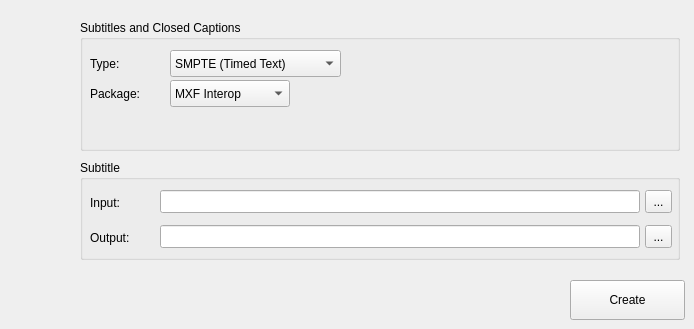
        <widget class="QWidget" name="subTab">
         <attribute name="title">
          <string>Subtitles</string>
         </attribute>
         <widget class="QGroupBox" name="subtitleGroupBox">
          <property name="geometry">
           <rect>
            <x>80</x>
            <y>20</y>
            <width>600</width>
            <height>131</height>
           </rect>
          </property>
          <property name="title">
           <string>Subtitles and Closed Captions</string>
          </property>
          <widget class="QLabel" name="mxfTypeLabel_2">
           <property name="geometry">
            <rect>
             <x>10</x>
             <y>60</y>
             <width>62</width>
             <height>27</height>
            </rect>
           </property>
           <property name="text">
            <string>Package:</string>
           </property>
          </widget>
          <widget class="QComboBox" name="mxfTypeComboBox_2">
           <property name="geometry">
            <rect>
             <x>90</x>
             <y>60</y>
             <width>120</width>
             <height>27</height>
            </rect>
           </property>
           <item>
            <property name="text">
             <string>MXF Interop</string>
            </property>
           </item>
           <item>
            <property name="text">
             <string>SMPTE</string>
            </property>
           </item>
          </widget>
          <widget class="QLabel" name="mxfSourceTypeLabel_2">
           <property name="geometry">
            <rect>
             <x>10</x>
             <y>30</y>
             <width>62</width>
             <height>27</height>
            </rect>
           </property>
           <property name="text">
            <string>Type:</string>
           </property>
          </widget>
          <widget class="QComboBox" name="mxfSourceTypeComboBox_2">
           <property name="geometry">
            <rect>
             <x>90</x>
             <y>30</y>
             <width>171</width>
             <height>27</height>
            </rect>
           </property>
           <item>
            <property name="text">
             <string>SMPTE (Timed Text)</string>
            </property>
           </item>
           <item>
            <property name="text">
             <string>Closed Caption</string>
            </property>
           </item>
          </widget>
         </widget>
         <widget class="QGroupBox" name="subInputGrpBox">
          <property name="geometry">
           <rect>
            <x>80</x>
            <y>160</y>
            <width>600</width>
            <height>100</height>
           </rect>
          </property>
          <property name="title">
           <string>Subtitle</string>
          </property>
          <widget class="QLabel" name="subInLabel">
           <property name="geometry">
            <rect>
             <x>10</x>
             <y>30</y>
             <width>60</width>
             <height>25</height>
            </rect>
           </property>
           <property name="sizePolicy">
            <sizepolicy hsizetype="Preferred" vsizetype="Fixed">
             <horstretch>0</horstretch>
             <verstretch>25</verstretch>
            </sizepolicy>
           </property>
           <property name="minimumSize">
            <size>
             <width>0</width>
             <height>25</height>
            </size>
           </property>
           <property name="text">
            <string>Input:</string>
           </property>
          </widget>
          <widget class="QLineEdit" name="subInEdit">
           <property name="geometry">
            <rect>
             <x>80</x>
             <y>30</y>
             <width>480</width>
             <height>23</height>
            </rect>
           </property>
           <property name="sizePolicy">
            <sizepolicy hsizetype="Expanding" vsizetype="Fixed">
             <horstretch>0</horstretch>
             <verstretch>25</verstretch>
            </sizepolicy>
           </property>
           <property name="readOnly">
            <bool>true</bool>
           </property>
          </widget>
          <widget class="QToolButton" name="subInButton">
           <property name="geometry">
            <rect>
             <x>565</x>
             <y>30</y>
             <width>27</width>
             <height>23</height>
            </rect>
           </property>
           <property name="sizePolicy">
            <sizepolicy hsizetype="Fixed" vsizetype="Fixed">
             <horstretch>27</horstretch>
             <verstretch>25</verstretch>
            </sizepolicy>
           </property>
           <property name="text">
            <string>...</string>
           </property>
          </widget>
          <widget class="QLabel" name="sMxfOutLabel">
           <property name="geometry">
            <rect>
             <x>10</x>
             <y>65</y>
             <width>65</width>
             <height>25</height>
            </rect>
           </property>
           <property name="sizePolicy">
            <sizepolicy hsizetype="Preferred" vsizetype="Fixed">
             <horstretch>0</horstretch>
             <verstretch>25</verstretch>
            </sizepolicy>
           </property>
           <property name="minimumSize">
            <size>
             <width>0</width>
             <height>25</height>
            </size>
           </property>
           <property name="text">
            <string>Output:</string>
           </property>
          </widget>
          <widget class="QLineEdit" name="sMxfOutEdit">
           <property name="geometry">
            <rect>
             <x>80</x>
             <y>65</y>
             <width>480</width>
             <height>23</height>
            </rect>
           </property>
           <property name="sizePolicy">
            <sizepolicy hsizetype="Expanding" vsizetype="Fixed">
             <horstretch>0</horstretch>
             <verstretch>25</verstretch>
            </sizepolicy>
           </property>
           <property name="readOnly">
            <bool>true</bool>
           </property>
          </widget>
          <widget class="QToolButton" name="sMxfOutButton">
           <property name="geometry">
            <rect>
             <x>565</x>
             <y>65</y>
             <width>27</width>
             <height>23</height>
            </rect>
           </property>
           <property name="sizePolicy">
            <sizepolicy hsizetype="Fixed" vsizetype="Fixed">
             <horstretch>27</horstretch>
             <verstretch>25</verstretch>
            </sizepolicy>
           </property>
           <property name="text">
            <string>...</string>
           </property>
          </widget>
         </widget>
         <widget class="QPushButton" name="subCreateButton">
          <property name="geometry">
           <rect>
            <x>570</x>
            <y>280</y>
            <width>115</width>
            <height>40</height>
           </rect>
          </property>
          <property name="text">
           <string>Create</string>
          </property>
         </widget>
        </widget>
